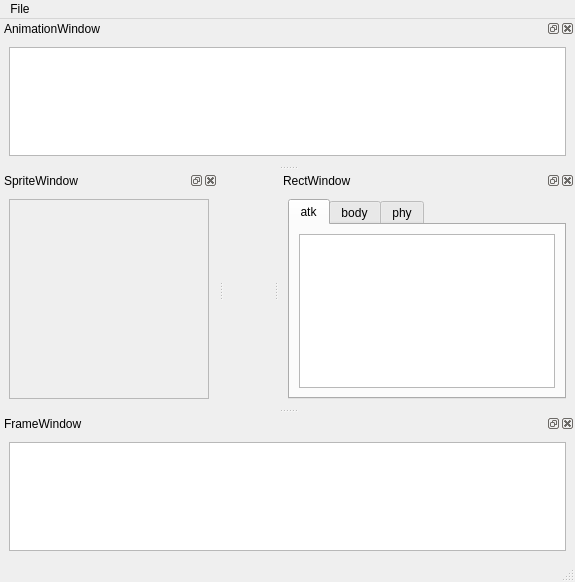
<?xml version="1.0" encoding="UTF-8"?>
<ui version="4.0">
 <class>MainWindow</class>
 <widget class="QMainWindow" name="MainWindow">
  <property name="geometry">
   <rect>
    <x>0</x>
    <y>0</y>
    <width>575</width>
    <height>582</height>
   </rect>
  </property>
  <property name="windowTitle">
   <string>MainWindow</string>
  </property>
  <widget class="QWidget" name="centralwidget"/>
  <widget class="QMenuBar" name="menubar">
   <property name="geometry">
    <rect>
     <x>0</x>
     <y>0</y>
     <width>575</width>
     <height>23</height>
    </rect>
   </property>
   <widget class="QMenu" name="menuFile">
    <property name="title">
     <string>File</string>
    </property>
    <addaction name="actionNew"/>
    <addaction name="actionOpen"/>
    <addaction name="actionSave"/>
    <addaction name="separator"/>
    <addaction name="actionExit"/>
   </widget>
   <addaction name="menuFile"/>
  </widget>
  <widget class="QStatusBar" name="statusbar"/>
  <widget class="QDockWidget" name="dockWidget">
   <property name="windowTitle">
    <string>RectWindow</string>
   </property>
   <attribute name="dockWidgetArea">
    <number>2</number>
   </attribute>
   <widget class="QWidget" name="dockWidgetContents">
    <layout class="QVBoxLayout" name="verticalLayout">
     <item>
      <widget class="QTabWidget" name="tabWidget">
       <property name="currentIndex">
        <number>0</number>
       </property>
       <widget class="QWidget" name="atkRectTab">
        <attribute name="title">
         <string>atk</string>
        </attribute>
        <layout class="QHBoxLayout" name="horizontalLayout">
         <item>
          <widget class="QTreeView" name="atkRectView"/>
         </item>
        </layout>
       </widget>
       <widget class="QWidget" name="bodyRectTab">
        <attribute name="title">
         <string>body</string>
        </attribute>
        <layout class="QHBoxLayout" name="horizontalLayout_2">
         <item>
          <widget class="QTreeView" name="bodyRectView"/>
         </item>
        </layout>
       </widget>
       <widget class="QWidget" name="phyRectTab">
        <attribute name="title">
         <string>phy</string>
        </attribute>
        <layout class="QHBoxLayout" name="horizontalLayout_3">
         <item>
          <widget class="QTreeView" name="phyRectView"/>
         </item>
        </layout>
       </widget>
      </widget>
     </item>
    </layout>
   </widget>
  </widget>
  <widget class="QDockWidget" name="dockWidget_2">
   <property name="windowTitle">
    <string>FrameWindow</string>
   </property>
   <attribute name="dockWidgetArea">
    <number>8</number>
   </attribute>
   <widget class="QWidget" name="dockWidgetContents_2">
    <layout class="QHBoxLayout" name="horizontalLayout_4">
     <item>
      <widget class="QListView" name="frameView">
       <property name="iconSize">
        <size>
         <width>128</width>
         <height>128</height>
        </size>
       </property>
       <property name="flow">
        <enum>QListView::LeftToRight</enum>
       </property>
      </widget>
     </item>
    </layout>
   </widget>
  </widget>
  <widget class="QDockWidget" name="dockWidget_3">
   <property name="windowTitle">
    <string>SpriteWindow</string>
   </property>
   <attribute name="dockWidgetArea">
    <number>1</number>
   </attribute>
   <widget class="QWidget" name="dockWidgetContents_3">
    <layout class="QHBoxLayout" name="horizontalLayout_5">
     <item>
      <widget class="QScrollArea" name="scrollArea">
       <property name="minimumSize">
        <size>
         <width>200</width>
         <height>200</height>
        </size>
       </property>
       <property name="widgetResizable">
        <bool>true</bool>
       </property>
       <widget class="QWidget" name="scrollAreaWidgetContents">
        <property name="geometry">
         <rect>
          <x>0</x>
          <y>0</y>
          <width>198</width>
          <height>198</height>
         </rect>
        </property>
       </widget>
      </widget>
     </item>
    </layout>
   </widget>
  </widget>
  <widget class="QDockWidget" name="dockWidget_4">
   <property name="windowTitle">
    <string>AnimationWindow</string>
   </property>
   <attribute name="dockWidgetArea">
    <number>4</number>
   </attribute>
   <widget class="QWidget" name="dockWidgetContents_4">
    <layout class="QHBoxLayout" name="horizontalLayout_6">
     <item>
      <widget class="QListView" name="animationView">
       <property name="flow">
        <enum>QListView::LeftToRight</enum>
       </property>
      </widget>
     </item>
    </layout>
   </widget>
  </widget>
  <action name="actionNew">
   <property name="text">
    <string>new</string>
   </property>
  </action>
  <action name="actionOpen">
   <property name="text">
    <string>open</string>
   </property>
  </action>
  <action name="actionSave">
   <property name="text">
    <string>save</string>
   </property>
  </action>
  <action name="actionExit">
   <property name="text">
    <string>exit</string>
   </property>
  </action>
 </widget>
 <resources/>
 <connections>
  <connection>
   <sender>actionExit</sender>
   <signal>toggled(bool)</signal>
   <receiver>MainWindow</receiver>
   <slot>close()</slot>
   <hints>
    <hint type="sourcelabel">
     <x>-1</x>
     <y>-1</y>
    </hint>
    <hint type="destinationlabel">
     <x>258</x>
     <y>238</y>
    </hint>
   </hints>
  </connection>
 </connections>
</ui>
